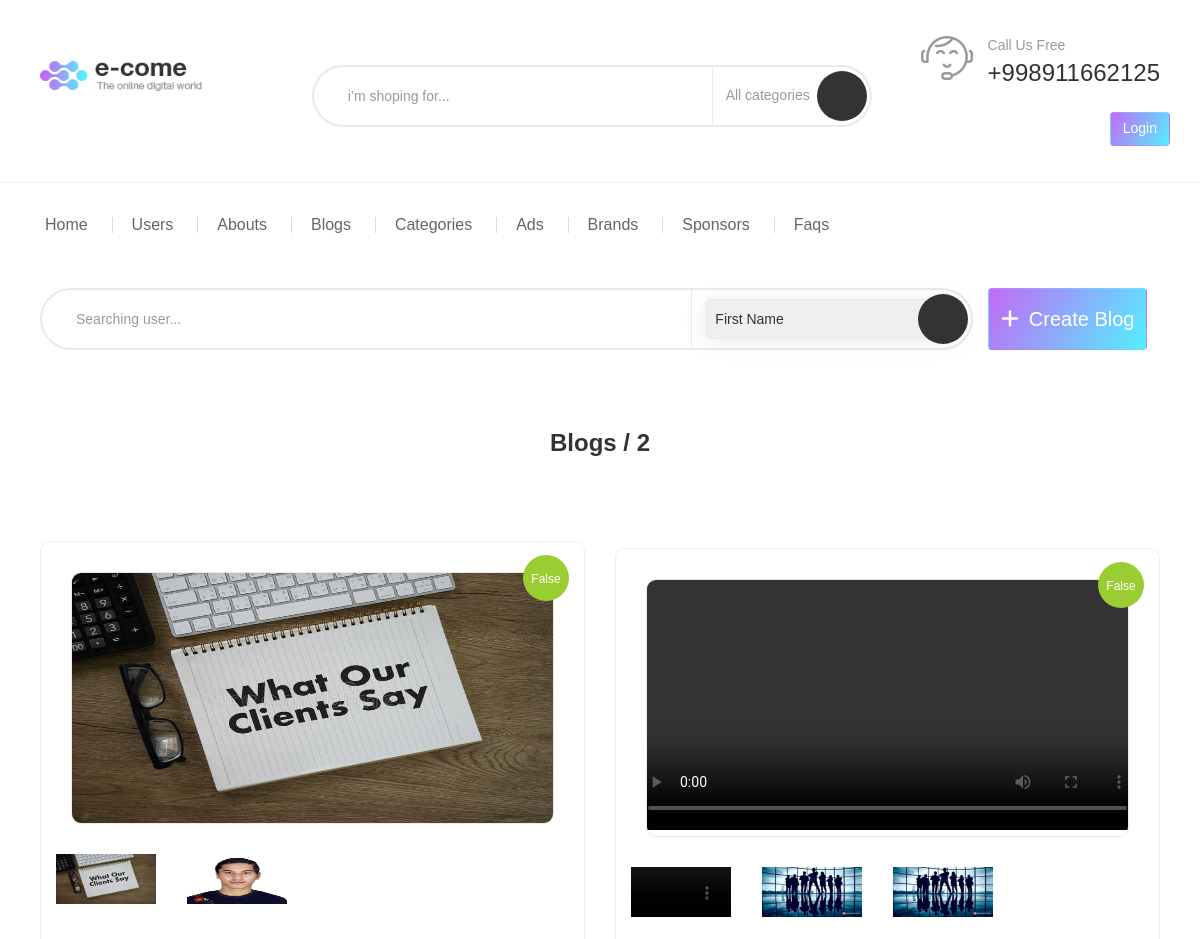
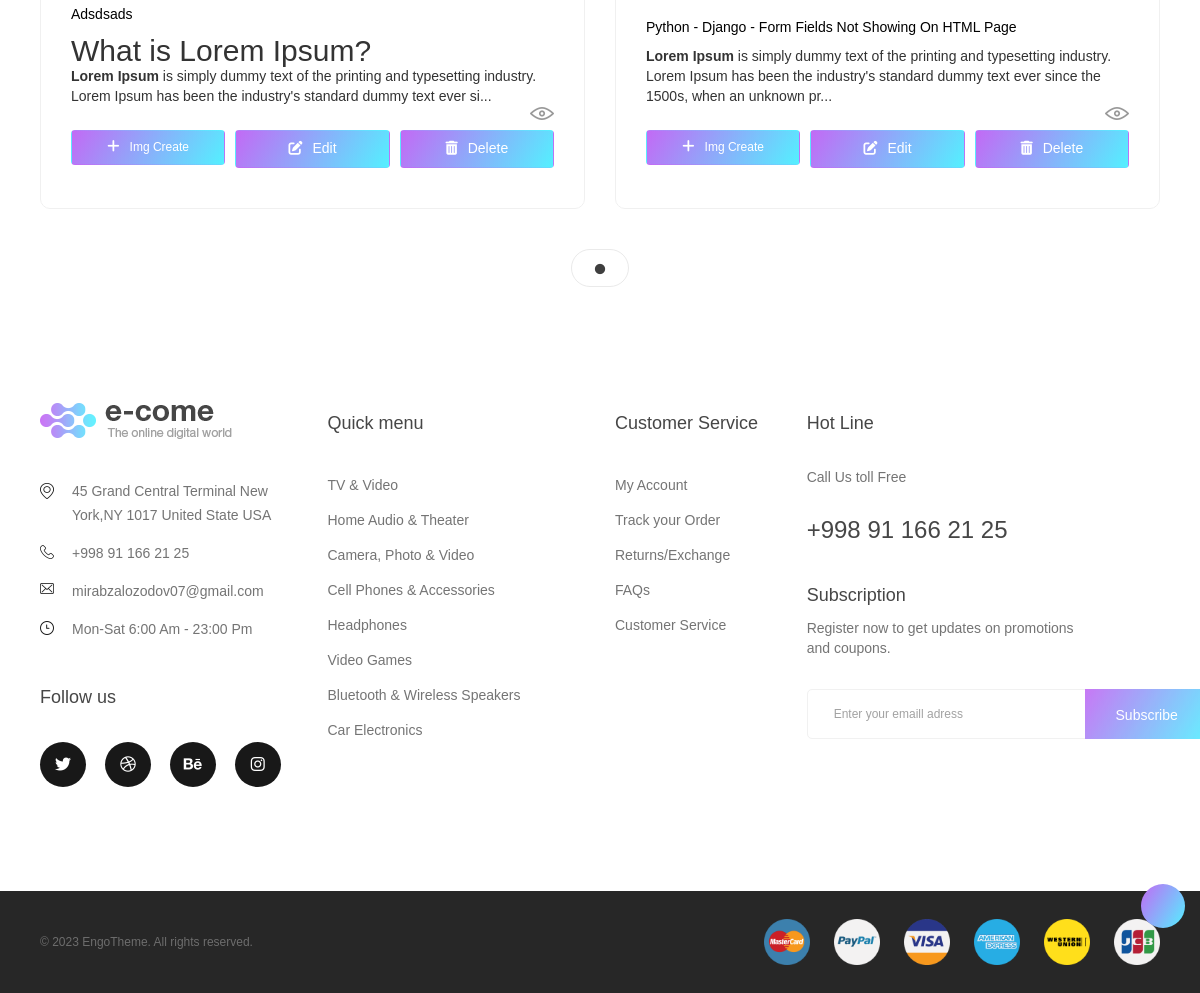
The app's page /blog/list/ with its own data (2 pictures, top to bottom).
### blog/models.py (models this page shows, shortened)
class BlogImageModel (models.Model):
    id = models.AutoField(name='id', primary_key=True)
    block = models.BooleanField(name='block', default=False)
    image = models.FileField(name='image', upload_to='blog/')
    sequence_number = models.IntegerField(name='sequence_number')
    created_at = models.DateTimeField(name='created_at', auto_now_add=True)
    blog = models.ForeignKey(
        'BlogModel',
        name='blog',
        on_delete=models.CASCADE
    )

class BlogModel (models.Model):
    id = models.AutoField(name='id', primary_key=True)
    title = models.CharField(name='title', max_length=70)
    block = models.BooleanField(name='block', default=True)
    description = RichTextField(name='description', max_length=999)
    author = models.ForeignKey(
        'users.CustomUser',
        name='author',
        on_delete=models.CASCADE
    )
    created_at = models.DateTimeField(name='created_at', auto_now_add=True)

### blog/views.py (the view)
# urls.py: path('list/', BlogListView.as_view(), name='blog_list'),
class BlogListView (ListView):
    model = BlogModel
    context_object_name = 'blogs'
    template_name = 'admin/blogs/admin_blog_list.html'
    def get(self, request: HttpRequest, *args: Any, **kwargs: Any) -> HttpResponse:
        blogs = BlogModel.objects.all()
        blog_images = BlogImageModel.objects.all()
        return render(request, self.template_name, {'blogs': blogs, 'blog_images': blog_images})

### templates/admin/blogs/admin_blog_list.html (shortened to what this page needs)
{% extends 'admin/base.html' %}
{% load static %}
{% block content %}
<div class="container container-240">
    <div class="team">
        <div style="display: flex; align-items: center; margin-top: 30px;">
            <div class="col-lg-10 col-md-10 v-center header-search hidden-xs" style="padding: 0;">
                <form name="selected" method="POST">{% csrf_token %}
                    <input type="search" class="form-control" style="width: 100%;" placeholder="Searching user...">
                    <div class="search-panel" style="width: 260px;">
                        <select id="category" class="dropdown-category" style="margin: 0 10px 0 0; padding: 10px 5px;">
                            <option value="first_name">First Name</option>
                        </select>
                    </div>
                    <span class="input-group-btn">
                        <button type="submit" class="button_search" type="button"><i
                                class="ion-ios-search-strong"></i></button>
                    </span>
                </form>
            </div>
            <div class="col-lg-2 col-md-2 v-center">
                <a href="{% url 'blog_create' %}">
                    <button class="btn btn-submit btn-gradient" style="font-size: 20px; height: 62px;">
                        <i class="fa-solid fa-plus" style="font-size: 20px; margin-right: 10px;"></i>Create Blog
                    </button>
                </a>
            </div>
        </div>
        <h1 class="about-title v3 spc text-center">Blogs / {{blogs|length}}</h1>
        <div class="releases v2" style="padding-top: 0;">
            <div class="tab-content">
                <div id="tv2" class="tab-pane fade in active">
                    <div class="js-multiple-row3">
                        {% for blog in blogs %}
                        <div class="product-item">
                            <div class="pd-bd product-inner">
                                <div class="product-img">
                                    <a href="{% url 'blog_detail' blog.pk %}">
                                        <div class="flex product-img-slide">
                                            <div class="product-images">
                                                <div class="main-img js-product-slider">
                                                    {% for blog_image in blog_images %}
                                                        {% if blog_image.blog.pk == blog.pk %}
                                                            {% if blog_image.image.url|slice:"-3:" != "mp4" %}
                                                            <img src="{{blog_image.image.url}}" alt="photo" height="250px" class="img-reponsive">
                                                            {% else %}
                                                            <video controls height="250px">
                                                                <source src="{{blog_image.image.url}}"  class="img-reponsive" />
                                                            </video>
                                                            {% endif %}
                                                        {% endif %}
                                                    {% endfor %}
                                                </div>
                                            </div>
                                            <div class="multiple-img-list-ver2 js-click-product">
                                                {% for blog_image in blog_images %}
                                                {% if blog_image.blog.pk == blog.pk %}
                                                <div class="product-col">
                                                    <div class="imgs">
                                                        {% if blog_image.image.url|slice:"-3:" != "mp4" %}
                                                            <img src="{{blog_image.image.url}}" alt="photo" height="50px" width="100px">
                                                            {% else %}
                                                            <video controls muted height="50px" width="100px" class="img-reponsive">
                                                                <source src="{{blog_image.image.url}}" />
                                                            </video>
                                                        {% endif %}
                                                    </div>
                                                </div>
                                                {% endif %}
                                                {% endfor %}
                                            </div>
                                        </div>
                                    </a>
                                    {% if blog.block %}
                                    <div class="ribbon-price red"><span>{{blog.block}}</span></div>
                                    {% else %}
                                    <div class="ribbon-price" style="background: yellowgreen !important;">
                                        <span>{{blog.block}}</span></div>
                                    {% endif %}
                                </div>
                                <div class="product-info">
                                    <div class="color-group"></div>
                                    <div class="element-list element-list-middle">
                                        <h3 class="product-title">
                                            <a href="{% url 'blog_detail' blog.pk %}">
                                                {{blog.title}}
                                            </a>
                                        </h3>
                                        <p class="product-cate">{{blog.description|safe|slice:":200"}}...</p>
                                        <div class="product-bottom">
                                            <a href="{% url 'blog_detail' blog.pk %}" class="btn-icon btn-view">
                                                <span class="icon-bg icon-view"></span>
                                            </a>
                                        </div>
                                    </div>
                                    <div class="flex" style="gap: 10px;">
                                        <a href="{% url 'blog_image_create' blog.pk %}" style="width: 100%;">
                                            <button class="btn btn-submit btn-gradient"
                                                style="width: 100%; padding: 8px; margin: 10px 0; font-size: 12px;">
                                                <i class="fa-solid fa-plus"
                                                    style="font-size: 14px; margin-right: 10px;"></i>Img Create
                                            </button>
                                        </a>
                                        <a href="{% url 'blog_update' blog.pk %}" style="width: 100%;">
                                            <button class="btn btn-submit btn-gradient"
                                                style="width: 100%; padding: 8px; margin: 10px 0; font-size: 14px;">
                                                <i class="fa-solid fa-pen-to-square"
                                                    style="font-size: 14px; margin-right: 10px;"></i>Edit
                                            </button>
                                        </a>
                                        <a href="{% url 'blog_delete' blog.pk %}" style="width: 100%;">
                                            <button class="btn btn-submit btn-gradient"
                                                style="width: 100%; padding: 8px; margin: 10px 0; font-size: 14px;">
                                                <i class="fa-solid fa-trash-can"
                                                    style="font-size: 14px; margin-right: 10px;"></i>Delete
                                            </button>
                                        </a>
                                    </div>
                                </div>
                            </div>
                        </div>
                        {% endfor %}
                    </div>
                </div>
            </div>
        </div>
    </div>
</div>
{% endblock %}

### records on screen
BlogModel: block "False", title "Adsdsads", description "What is Lorem Ipsum? Lorem Ipsum is simply dummy text of the printing and typesetting industry. Lorem Ipsum has been the industry's standard dummy text ever si"
BlogImageModel: image (picture)
BlogImageModel: image (picture)
BlogModel: block "False", title "Python - Django - Form Fields Not Showing On HTML Page", description "Lorem Ipsum is simply dummy text of the printing and typesetting industry. Lorem Ipsum has been the industry's standard dummy text ever since the 1500s, when an unknown pr"
BlogImageModel: image (picture)
BlogImageModel: image (picture)

### other values on screen
{{ blogs|length }} "2"
